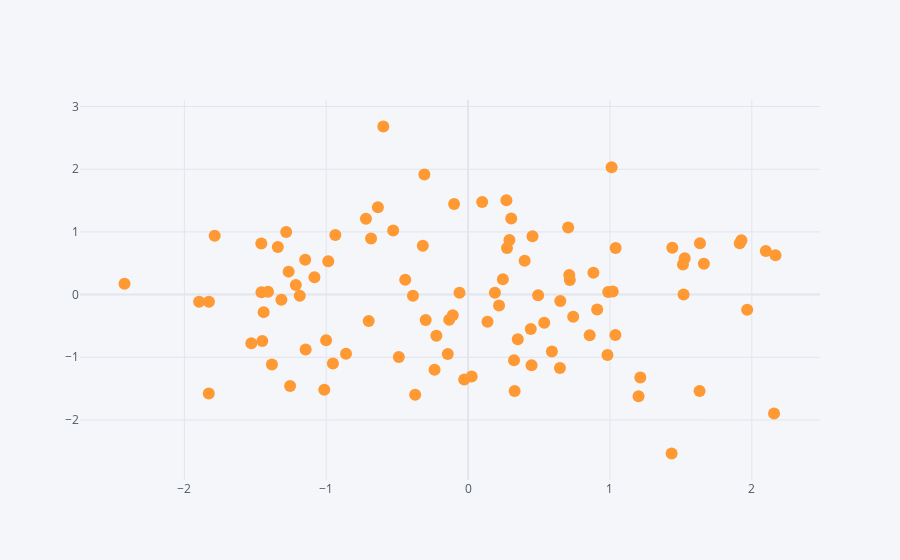

Notebook cell for this chart:
### Code cell
df.iplot(x="A",y="B",mode="markers")
